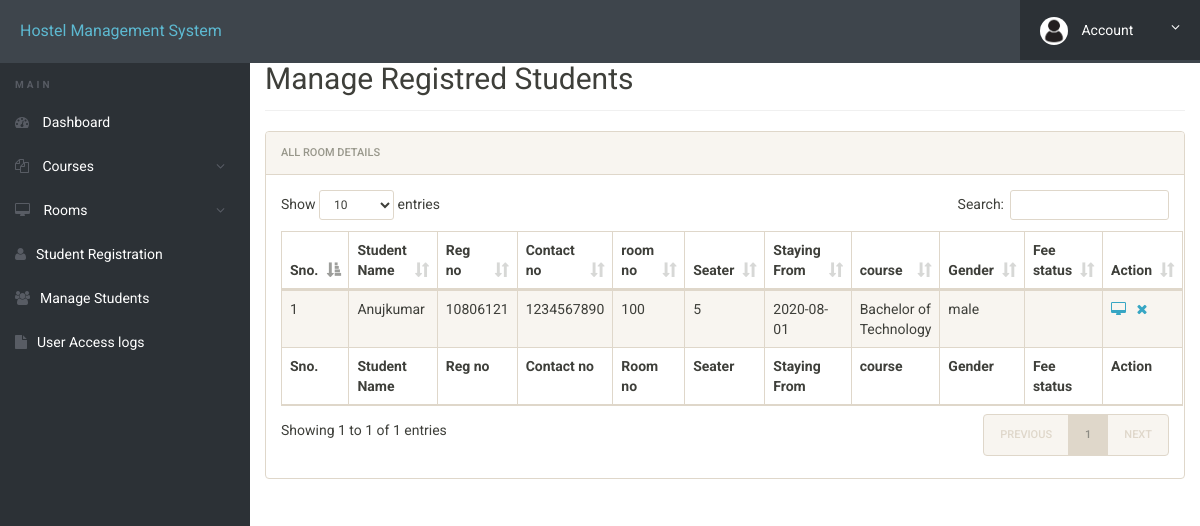
The app's page /hostel/admin/manage-students.php (signed in) with its own data.
### tables this page shows
CREATE TABLE registration (
  id int(11) NOT NULL,
  roomno int(11) DEFAULT NULL,
  seater int(11) DEFAULT NULL,
  feespm int(11) DEFAULT NULL,
  foodstatus int(11) DEFAULT NULL,
  stayfrom date DEFAULT NULL,
  duration int(11) DEFAULT NULL,
  course varchar(500) DEFAULT NULL,
  regno int(11) DEFAULT NULL,
  firstName varchar(500) DEFAULT NULL,
  middleName varchar(500) DEFAULT NULL,
  lastName varchar(500) DEFAULT NULL,
  gender varchar(250) DEFAULT NULL,
  contactno bigint(11) DEFAULT NULL,
  emailid varchar(500) DEFAULT NULL,
  egycontactno bigint(11) DEFAULT NULL,
  guardianName varchar(500) DEFAULT NULL,
  guardianRelation varchar(500) DEFAULT NULL,
  guardianContactno bigint(11) DEFAULT NULL,
  corresAddress varchar(500) DEFAULT NULL,
  corresCIty varchar(500) DEFAULT NULL,
  corresState varchar(500) DEFAULT NULL,
  corresPincode int(11) DEFAULT NULL,
  pmntAddress varchar(500) DEFAULT NULL,
  pmntCity varchar(500) DEFAULT NULL,
  pmnatetState varchar(500) DEFAULT NULL,
  pmntPincode int(11) DEFAULT NULL,
  postingDate timestamp NULL DEFAULT current_timestamp(),
  updationDate varchar(500) DEFAULT NULL
);

### hostel/admin/manage-students.php (the view, shortened to what this page needs)
<?php
include('includes/config.php');
?>
<!doctype html>
<html lang="en" class="no-js">
<head>
	<link rel="stylesheet" href="css/font-awesome.min.css">
	<link rel="stylesheet" href="css/bootstrap.min.css">
	<link rel="stylesheet" href="css/dataTables.bootstrap.min.css">
	<link rel="stylesheet" href="css/bootstrap-social.css">
	<link rel="stylesheet" href="css/bootstrap-select.css">
	<link rel="stylesheet" href="css/fileinput.min.css">
	<link rel="stylesheet" href="css/awesome-bootstrap-checkbox.css">
	<link rel="stylesheet" href="css/style.css">
</head>
<body>
	<?php include('includes/header.php');?>
	<div class="ts-main-content">
			<?php include('includes/sidebar.php');?>
		<div class="content-wrapper">
			<div class="container-fluid">
				<div class="row">
					<div class="col-md-12">
						<h2 class="page-title" style="margin-top:4%">Manage Registred Students</h2>
						<div class="panel panel-default">
							<div class="panel-heading">All Room Details</div>
							<div class="panel-body">
								<table id="zctb" class="display table table-striped table-bordered table-hover" cellspacing="0" width="100%">
									<thead>
										<tr>
											<th>Sno.</th>
											<th>Student Name</th>
											<th>Reg no</th>
											<th>Contact no </th>
											<th>room no  </th>
											<th>Seater </th>
											<th>Staying From </th>
											<th>course </th>
											<th>Gender </th>
											<th>Fee status </th>
											<th>Action</th>
										</tr>
									</thead>
									<tfoot>
										<tr>
											<th>Sno.</th>
											<th>Student Name</th>
											<th>Reg no</th>
											<th>Contact no </th>
											<th>Room no  </th>
											<th>Seater </th>
											<th>Staying From </th>
											<th>course </th>
											<th>Gender </th>
											<th>Fee status </th>
											<th>Action</th>
										</tr>
									</tfoot>
									<tbody>
<?php
$ret="select * from registration";
$stmt= $mysqli->prepare($ret) ;
$stmt->execute() ;
$res=$stmt->get_result();
$cnt=1;
while($row=$res->fetch_object())
	  {
	  	?>
<tr><td><?php echo $cnt;;?></td>
<td><?php echo $row->firstName;?><?php echo $row->middleName;?><?php echo $row->lastName;?></td>
<td><?php echo $row->regno;?></td>
<td><?php echo $row->contactno;?></td>
<td><?php echo $row->roomno;?></td>
<td><?php echo $row->seater;?></td>
<td><?php echo $row->stayfrom;?></td>
<td><?php echo $row->course;?></td>
<td><?php echo $row->gender;?></td>
<td><?php echo $row->feest;?></td>
<td>
<a href="student-details.php?regno=<?php echo $row->regno;?>" title="View Full Details"><i class="fa fa-desktop"></i></a>&nbsp;&nbsp;
<a href="manage-students.php?del=<?php echo $row->regno;?>" title="Delete Record" onclick="return confirm('Do you want to delete');"><i class="fa fa-close"></i></a></td>
										</tr>
									<?php
$cnt=$cnt+1;
									 } ?>
									</tbody>
								</table>
							</div>
						</div>
					</div>
				</div>
			</div>
		</div>
	</div>
</body>
</html>

### hostel/admin/css/style.css (style rules this page uses)
html { font-size: 14px; }
@media only screen and (min-width: 480px) { html { font-size: 17px; } }
@media only screen and (min-width: 768px) { html { font-size: 14px; } }
body { font-size: 1em; }
a { color: #37a6c4; }
.panel { overflow: hidden; }
.page-title { padding-bottom: 15px; margin-bottom: 20px; border-bottom: 1px solid #f0f0f0; }
.ts-main-content .content-wrapper { padding-top: 15px; margin-top: 10px; }
@media only screen and (min-width: 992px) { .ts-main-content .content-wrapper { margin-left: 250px; } }

### records on screen
registration: firstName "Anuj", lastName "kumar", regno "10806121", contactno "1234567890", roomno "100", seater "5", stayfrom "2020-08-01", course "Bachelor of Technology", gender "male"
